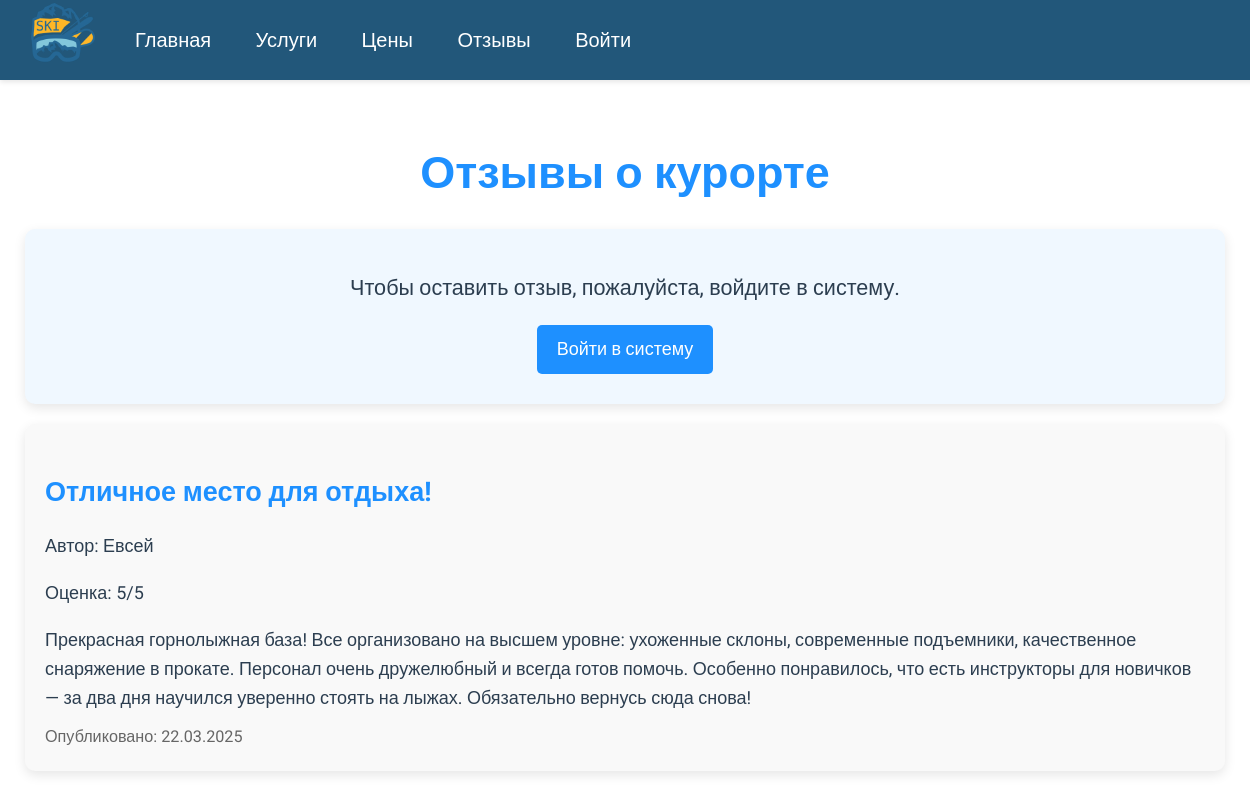
The page /reviews/ on the database as committed earlier.
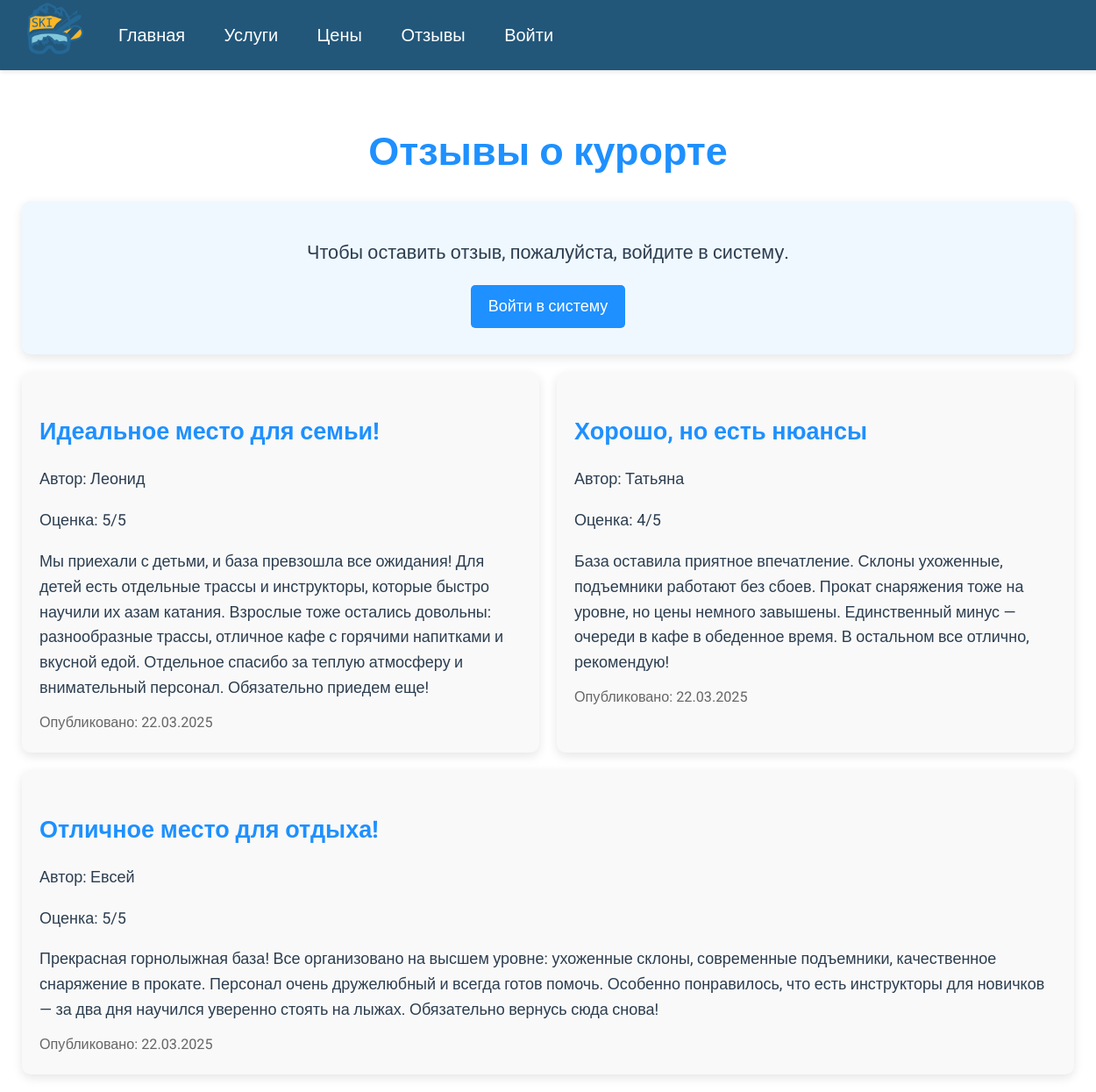
The same page on the database as committed later.
### core/models.py (models this page shows, shortened)
class Review(models.Model):
    user = models.ForeignKey('CustomUser', on_delete=models.CASCADE, verbose_name="Пользователь")
    title = models.CharField(max_length=100, verbose_name="Заголовок")
    content = models.TextField(verbose_name="Содержание")
    rating = models.IntegerField(choices=[(i, i) for i in range(1, 6)], verbose_name="Оценка")
    created_at = models.DateTimeField(auto_now_add=True, verbose_name="Дата создания")
    approved = models.BooleanField(default=False, verbose_name="Одобрено")
    class Meta:
        verbose_name = "Отзыв"
        verbose_name_plural = "Отзывы"

class CustomUser(AbstractUser):
    username = models.CharField(max_length=150, unique=True, verbose_name="Имя пользователя")
    phone_number = models.CharField(max_length=15, unique=True, verbose_name="Номер телефона")
    first_name = models.CharField(max_length=30, blank=True, verbose_name="Имя")
    last_name = models.CharField(max_length=30, blank=True, verbose_name="Фамилия")
    USERNAME_FIELD = 'phone_number'  # Оставляем phone_number как поле для аутентификации
    REQUIRED_FIELDS = ['first_name', 'username']  # Добавляем username в обязательные поля
    objects = CustomUserManager()
    class Meta:
        verbose_name = "Пользователь"
        verbose_name_plural = "Пользователи"

### core/views.py (the view)
# urls.py: path('reviews/', views.review_list, name='review_list'),
def review_list(request):
    reviews = Review.objects.filter(approved=True).order_by('-created_at')
    return render(request, 'review_list.html', {'reviews': reviews})

### core/templates/review_list.html (shortened to what this page needs)
{% extends 'base.html' %}
{% block content %}
<div class="container">
    <h2>Отзывы о курорте</h2>
    {% if user.is_authenticated %}
        <a href="{% url 'create_review' %}" class="btn btn-primary">Оставить отзыв</a>
    {% else %}
        <div class="login-prompt">
            <p>Чтобы оставить отзыв, пожалуйста, войдите в систему.</p>
            <a href="{% url 'login' %}" class="btn-login">Войти в систему</a>
        </div>
    {% endif %}
    <div class="reviews-container">
        {% for review in reviews %}
            <div class="review-card">
                <h3>{{ review.title }}</h3>
                <p>Автор: {{ review.user.first_name }} {{ review.user.last_name }}</p>
                <p>Оценка: {{ review.rating }}/5</p>
                <p>{{ review.content }}</p>
                <small>Опубликовано: {{ review.created_at|date:"d.m.Y" }}</small>
            </div>
        {% empty %}
            <p class="empty-message">Пока нет отзывов</p>
        {% endfor %}
    </div>
</div>
{% endblock %}

Rows that differ between the two databases and show on the page:
added Review: title "Идеальное место для семьи!", user.first_name "Леонид", rating "5", content "Мы приехали с детьми, и база превзошла все ожидания! Для детей есть отдельные трассы и инструкторы, которые быстро научили их азам катания. Взрослые тоже остались довольны: разнообразные трассы, отличное кафе с горячими напитками и вкусной едой. Отдельное спасибо за теплую атмосферу и внимательный персонал. Обязательно приедем еще!", created_at "22.03.2025"
now on this page (row edited): Review: title "Хорошо, но есть нюансы", user.first_name "Татьяна", rating "4", content "База оставила приятное впечатление. Склоны ухоженные, подъемники работают без сбоев. Прокат снаряжения тоже на уровне, но цены немного завышены. Единственный минус — очереди в кафе в обеденное время. В остальном все отлично, рекомендую!", created_at "22.03.2025"
